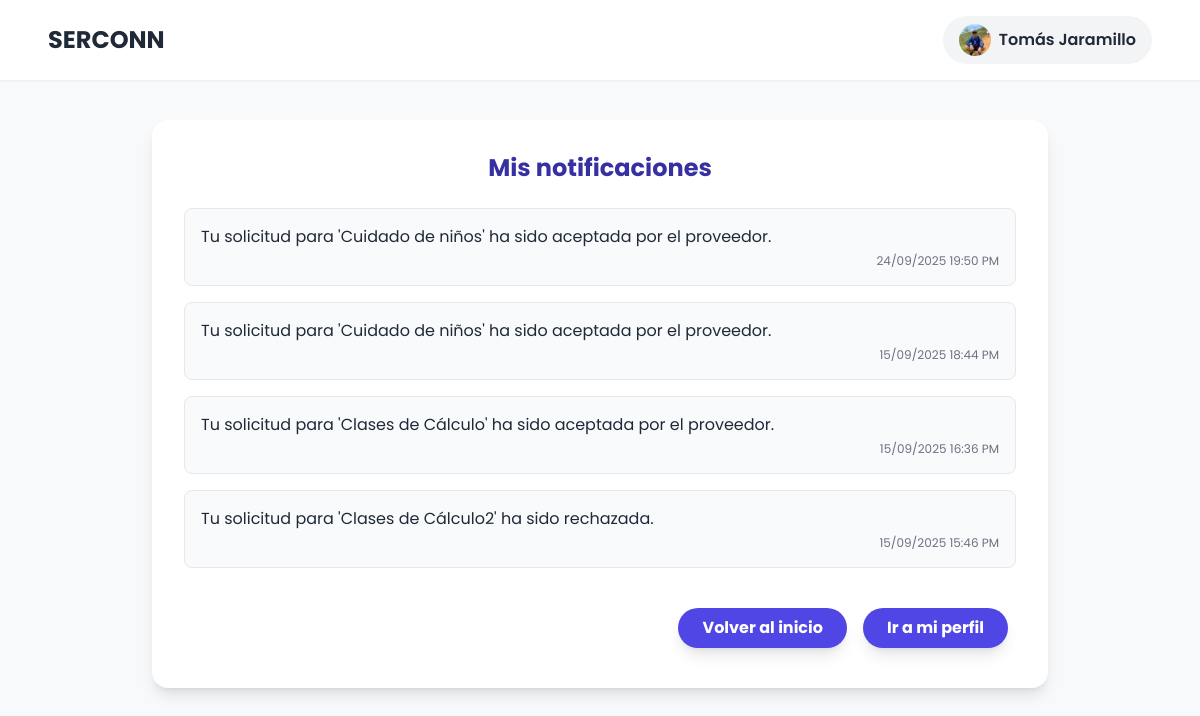
/interactions/notifications/ (signed in), run on the app's committed database.
### accounts/models.py (models this page shows, shortened)
class User(AbstractUser):
    @property
    def is_service_provider(self):
        return self.user_role == "service_provider"
    @property
    def is_service_seeker(self):
        return self.user_role == "service_seeker"
    username = None
    email = models.EmailField(unique=True)
    ROLE_CHOICES = (
        ('service_seeker', 'Cliente'),
        ('service_provider', 'Proveedor'),
    )
    user_role = models.CharField(max_length=20, choices=ROLE_CHOICES)
    CITY_CHOICES = (
        ('medellin', 'Medellin'),
        ('envigado', 'Envigado'),
        ('bello', 'Bello'),
        ('sabaneta', 'Sabaneta'),
        ('itagui', 'Itagui'),
        ('la_estrella', 'La Estrella'),
        ('caldas', 'Caldas'),
        ('copacabana', 'Copacabana'),
        ('girardota', 'Girardota'),
        ('barbosa', 'Barbosa'),
    )
    user_city = models.CharField(max_length=20, choices=CITY_CHOICES)
    VERIFICATION_CHOICES = (
        ('verificado', 'Verificado'),
        ('no_verificado', 'No Verificado'),
    )
    user_verification = models.CharField(max_length=20, choices=VERIFICATION_CHOICES, default='no_verificado')
    user_birthdate = models.DateField(blank=False, null= False)
    user_phone = models.CharField(max_length=20, blank=False, null=False)
    user_address = models.CharField(max_length=100, blank=False, null=False)
    user_picture = models.ImageField(upload_to='profiles/', blank=True, null=True)
    user_score = models.FloatField(default=5.0, blank=True, null=True)
    USERNAME_FIELD = "email"
    REQUIRED_FIELDS = []

### interactions/models.py (models this page shows, shortened)
class Notification(models.Model):
    recipient = models.ForeignKey(settings.AUTH_USER_MODEL, on_delete=models.CASCADE, related_name='notifications')
    booking = models.ForeignKey(Booking, on_delete=models.CASCADE, null=True, blank=True)
    message = models.CharField(max_length=255)
    is_read = models.BooleanField(default=False)
    created_at = models.DateTimeField(auto_now_add=True)
    class Meta:
        ordering = ['-created_at']

### interactions/views.py (the view)
# urls.py: path('notifications/', views.notification_list, name='notification_list'),
@login_required
def notification_list(request):
    notifications = request.user.notifications.all()
    notifications.update(is_read=True)
    return render(request, 'notifications.html', {'notifications': notifications})

### interactions/context_processors.py (called while the page is built)
def unread_notifications_count(request):
    if request.user.is_authenticated:
        count = Notification.objects.filter(recipient=request.user, is_read=False).count()
        return {'unread_notifications': count}
    return {'unread_notifications': 0}

### interactions/templates/notifications.html (shortened to what this page needs)
<!DOCTYPE html>
<html lang="es">
<head>
    <script src="https://cdn.tailwindcss.com"></script>
</head>
<body class="flex flex-col min-h-screen">
    <header class="bg-white shadow-sm py-4 px-6 md:px-12 flex justify-between items-center sticky top-0 z-50">
        {% if user.is_authenticated %}
            {% if user.is_service_provider %}
                <h1 class="text-2xl font-bold text-gray-800">
                    <a href="{% url 'profile' %}">SERCONN</a>
                </h1>
            {% else %}
                <h1 class="text-2xl font-bold text-gray-800">
                    <a href="{% url 'service_search' %}">SERCONN</a>
                </h1>
            {% endif %}
        {% else %}
            <h1 class="text-2xl font-bold text-gray-800">
                <a href="{% url 'login' %}">SERCONN</a>
            </h1>
        {% endif %}
        <nav>
            {% if user.is_authenticated %}
                <div class="relative">
                    <button id="profile-menu-btn" class="flex items-center gap-2 bg-gray-100 hover:bg-gray-200 text-gray-800 font-semibold py-2 px-4 rounded-full transition-colors duration-300">
                        {% if user.user_picture %}
                            <img src="{{ user.user_picture.url }}" alt="Perfil" class="w-8 h-8 rounded-full object-cover">
                        {% else %}
                            <span class="w-8 h-8 rounded-full bg-gray-300 flex items-center justify-center font-bold">{{ user.username|slice:":1" }}</span>
                        {% endif %}
                        {{ user.get_full_name|default:user.username }}
                    </button>
                </div>
            {% endif %}
        </nav>
    </header>
    <main class="flex-grow">
        <div class="form-container max-w-4xl mx-auto my-10 bg-white rounded-2xl shadow-lg p-8">
            <h1 class="text-2xl text-center font-bold text-indigo-800 mb-6">Mis notificaciones</h1>
            <div class="space-y-4">
                {% for notification in notifications %}
                    <div class="p-4 border rounded-lg {% if not notification.is_read %} bg-indigo-50 border-indigo-200 {% else %} bg-gray-50 {% endif %}">
                        <p class="text-gray-800">{{ notification.message }}</p>
                        <span class="text-xs text-gray-500 block text-right mt-1">{{ notification.created_at|date:"d/m/Y H:i A" }}</span>
                    </div>
                {% empty %}
                    <p class="text-center text-gray-500 py-8">No tienes notificaciones.</p>
                {% endfor %}
            </div>
            {% if user.is_service_seeker %}
                <div class="flex justify-end mt-8">
                <a href="{% url 'service_search' %}" class="bg-indigo-600 hover:bg-indigo-700 text-white font-bold py-2 px-6 rounded-full shadow-lg m-2">
                    Volver al inicio
                </a>
                <a href="{% url 'profile' %}" class="bg-indigo-600 hover:bg-indigo-700 text-white font-bold py-2 px-6 rounded-full shadow-lg m-2">
                    Ir a mi perfil
                </a>
            </div>
            {% endif %}
        </div>
    </main>
</body>
</html>

### interactions/templates/notifications.html (style rules this page uses)
body { font-family: 'Poppins', sans-serif; background-color: #f7f9fb; }

### data on the page
User: user_picture (picture), get_full_name "Tomás Jaramillo"
Notification: message "Tu solicitud para 'Cuidado de niños' ha sido aceptada por el proveedor.", created_at "24/09/2025 19:50 PM"
Notification: message "Tu solicitud para 'Cuidado de niños' ha sido aceptada por el proveedor.", created_at "15/09/2025 18:44 PM"
Notification: message "Tu solicitud para 'Clases de Cálculo' ha sido aceptada por el proveedor.", created_at "15/09/2025 16:36 PM"
Notification: message "Tu solicitud para 'Clases de Cálculo2' ha sido rechazada.", created_at "15/09/2025 15:46 PM"
